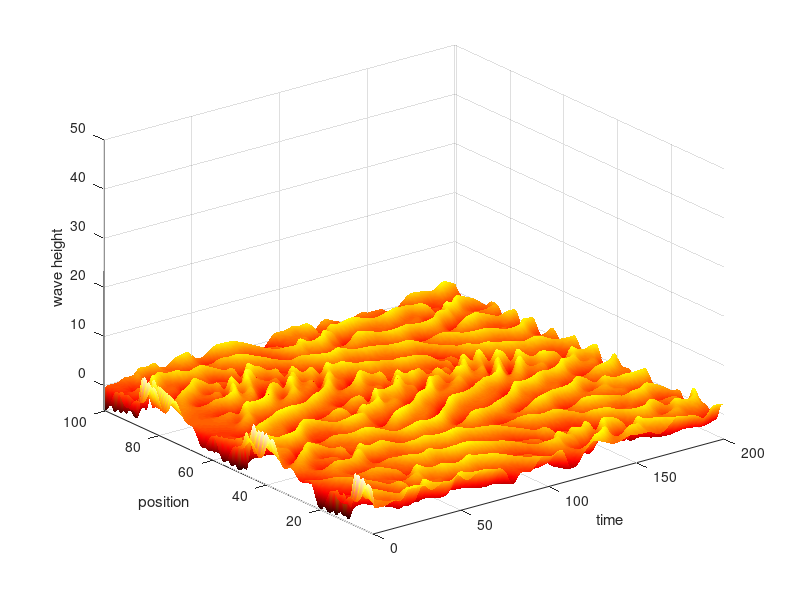

Source code (MATLAB): (Note: this script raises an error after producing the figure.)
clear all; close all; clc

% Kuramoto-Sivashinsky equation (from Trefethen)
% u_t = -u*u_x - u_xx - u_xxxx,  periodic BCs 
for j=1:5

N = 2^8;
x = 32*pi*(1:N)'/N;
coeffs = 10*rand(3,1);
u = coeffs(1)*cos(x/coeffs(2)).*(1+sin(x/coeffs(3))); % training data
%u = sin(x) + cos(x); % testing data
v = fft(u);

% % % % % %
%Spatial grid and initial condition:
h = 0.025;
k = [0:N/2-1 0 -N/2+1:-1]'/16;
L = k.^2 - k.^4;
E = exp(h*L); E2 = exp(h*L/2);
M = 16;
r = exp(1i*pi*((1:M)-.5)/M);
LR = h*L(:,ones(M,1)) + r(ones(N,1),:);
Q = h*real(mean( (exp(LR/2)-1)./LR ,2)); 
f1 = h*real(mean( (-4-LR+exp(LR).*(4-3*LR+LR.^2))./LR.^3 ,2)); 
f2 = h*real(mean( (2+LR+exp(LR).*(-2+LR))./LR.^3 ,2));
f3 = h*real(mean( (-4-3*LR-LR.^2+exp(LR).*(4-LR))./LR.^3 ,2));

% Main time-stepping loop:
uu = u; % set the initial condition?
tt = 0;
tmax = 200; nmax = round(tmax/h); nplt = floor((tmax/250)/h); g = -0.5i*k;
for n = 1:nmax
t = n*h;
Nv = g.*fft(real(ifft(v)).^2);
a = E2.*v + Q.*Nv;
Na = g.*fft(real(ifft(a)).^2);
b = E2.*v + Q.*Na;
Nb = g.*fft(real(ifft(b)).^2);
c = E2.*a + Q.*(2*Nb-Nv);
Nc = g.*fft(real(ifft(c)).^2);
v = E.*v + Nv.*f1 + 2*(Na+Nb).*f2 + Nc.*f3; if mod(n,nplt)==0
        u = real(ifft(v));
uu = [uu,u]; tt = [tt,t]; end
end
% Plot results:
figure(j)
surf(tt,x,uu), shading interp, colormap(hot), axis tight 
xlabel('time')
ylabel('position')
zlabel('wave height')
% view([-90 90]), colormap(autumn); 
set(gca,'zlim',[-5 50]) 

save(strcat('../../data/kuramoto_sivishinky_test', num2str(j), '.mat'),'x','tt','uu')

end
%%
figure(2), pcolor(x,tt,uu.'),shading interp, colormap(hot),axis off

